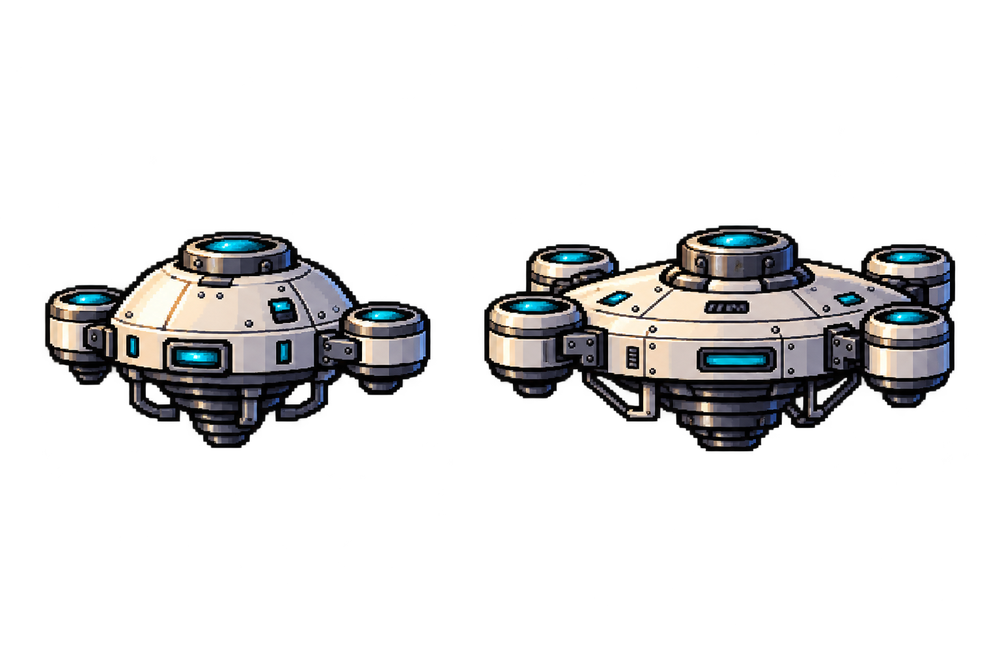
#> input picture art/raw/base_drone_parts_sheet.png, 1000 x 667 px, shrunk from 1536 x 1024 before the run
$ python key_snap_transport.py ../../art/raw/base_drone_parts_sheet.png out.png
#> lines starting #> are read from the running program, lines starting #| are printed output that depends on the picture; after the words box and inside, x2 and y2 are one past the last pixel; in counts of white or black regions, pixels touching at a corner belong together
#!/usr/bin/env python3
"""Транспортная конверсия хромакей-исходника: фон ChatGPT около #FF00FF с шумом -> ровно #FF00FF.

Решение владельца 2026-11-07: ключ с допуском принят. Скрипт трогает только пиксели фона,
связанные с границей кадра (flood по близости к ключу); пиксели объекта не меняются.
Неизменённый оригинал остаётся в Drive; SHA-256 оригинала и результата печатаются и записываются
в брифе. Это конверсия транспорта (SOURCE_ALPHA_TRANSPORT.md п.7), а не ремонт геометрии.

python key_snap_transport.py <original.png> <out.png> [--tol 90]
"""
import argparse
import hashlib
import json
from pathlib import Path

import numpy as np
from PIL import Image
from scipy import ndimage

KEY = (255, 0, 255)


def sha(p):
    return hashlib.sha256(Path(p).read_bytes()).hexdigest()


def main():
    ap = argparse.ArgumentParser()
    ap.add_argument('src')
    ap.add_argument('dst')
    ap.add_argument('--tol', type=float, default=90.0, help='допуск по евклидову расстоянию до ближайшего типичного фона')
    a = ap.parse_args()
    im = np.array(Image.open(a.src).convert('RGB')).astype(int)
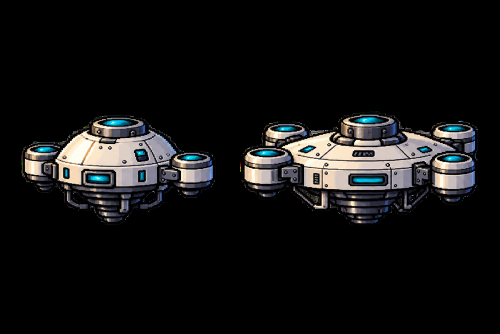
#> im: shape (667, 1000, 3) int64 (shown at 1/2 size); mean R, G, B 19.8, 19.6, 19.6
    border = np.concatenate([im[0], im[-1], im[:, 0], im[:, -1]])
    ref = np.median(border, axis=0)
#> ref = [0, 0, 0]
    d = np.sqrt(((im - ref) ** 2).sum(axis=2))
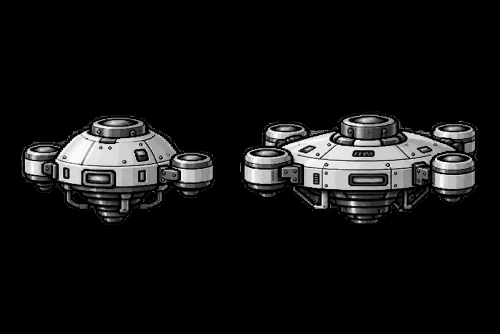
#> d: shape (667, 1000) float64 (shown at 1/2 size); min 0, max 441.7, mean 34.5; drawn with min black and max white
    bg = d <= a.tol
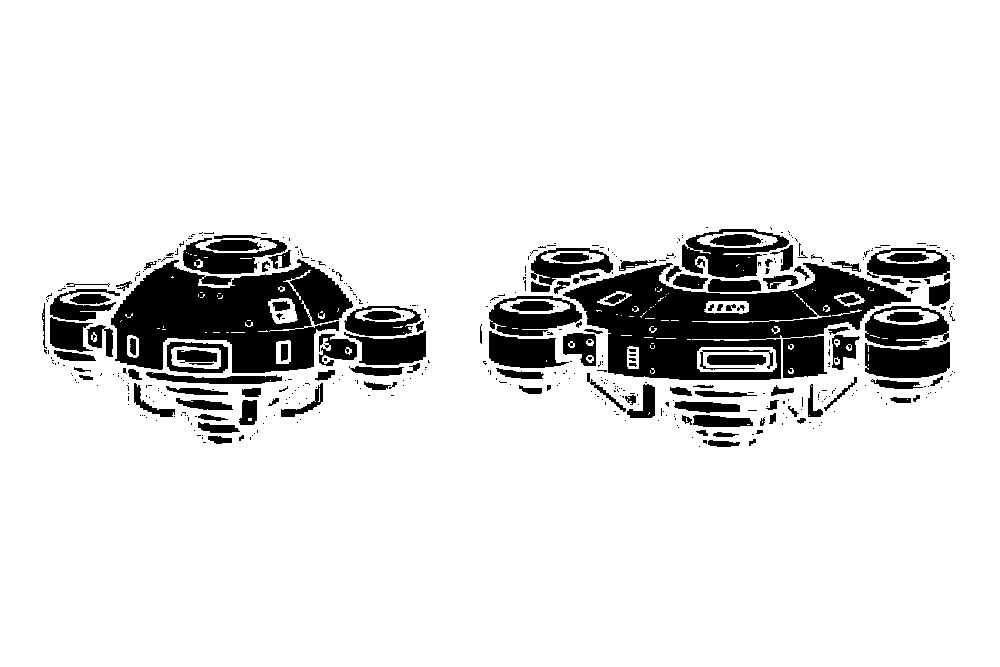
#> bg: shape (667, 1000) bool; 88.2% white; 467 black regions (346 under 20 px), largest, box (x1, y1, x2, y2) and area: (563, 263, 911, 380) 20231, (111, 259, 353, 373) 16448, (682, 229, 789, 278) 2457
    lab, _ = ndimage.label(bg)
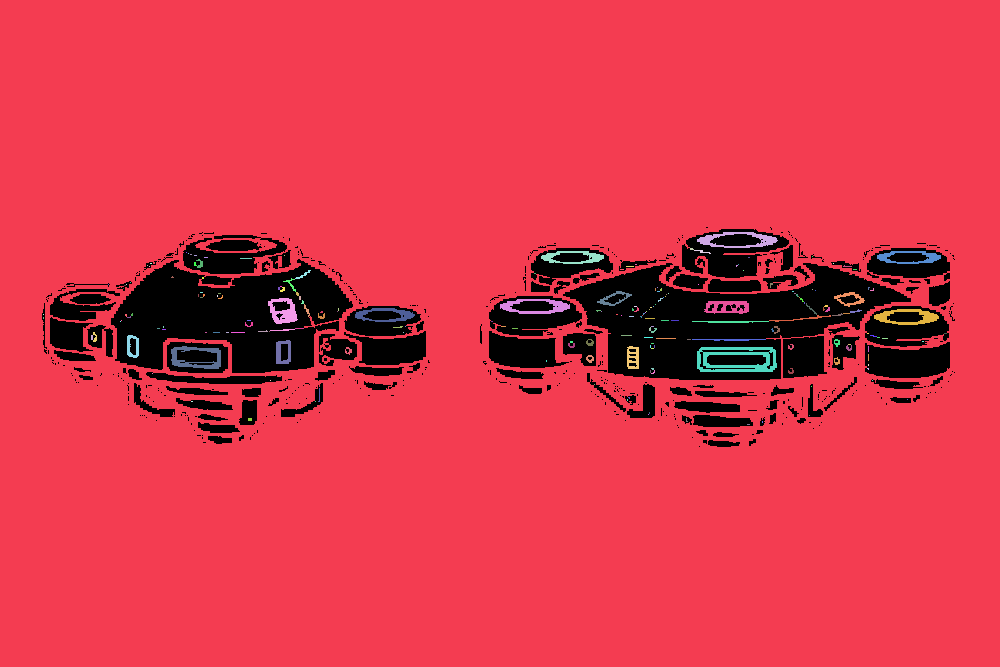
#> lab: shape (667, 1000) int32; 205 distinct labels, from 0 to 204; one colour per label, 0 black
    ids = set(np.unique(np.concatenate([lab[0], lab[-1], lab[:, 0], lab[:, -1]]))) - {0}
#> ids = 1 item
    mask = np.isin(lab, list(ids))
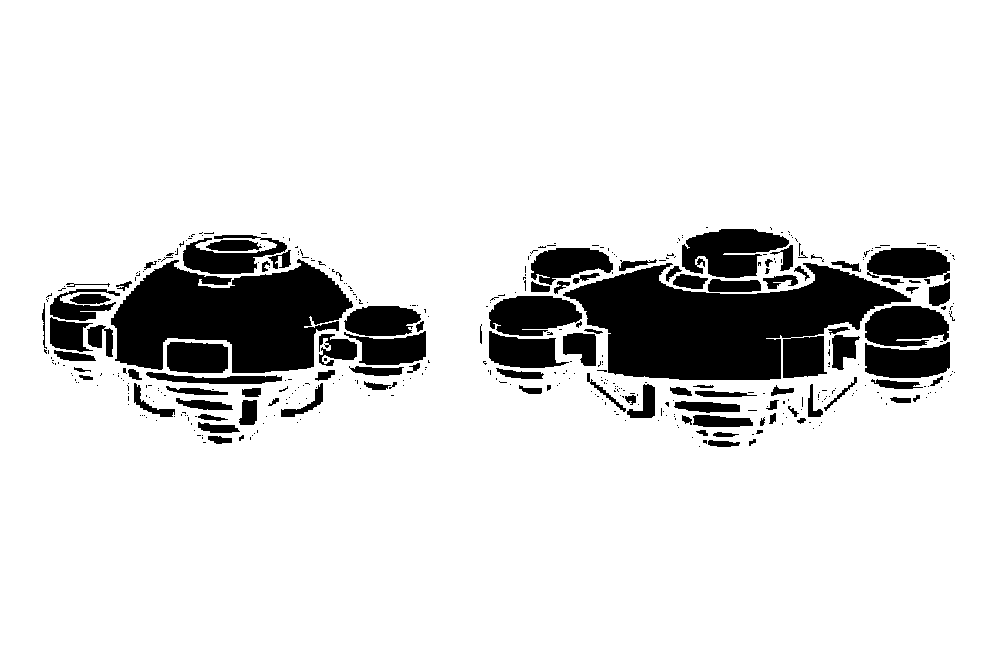
#> mask: shape (667, 1000) bool; 87.1% white; 434 black regions (334 under 20 px), largest, box (x1, y1, x2, y2) and area: (563, 263, 911, 380) 24229, (111, 259, 353, 373) 17990, (682, 229, 789, 278) 3484
    out = im.copy()
    out[mask] = KEY
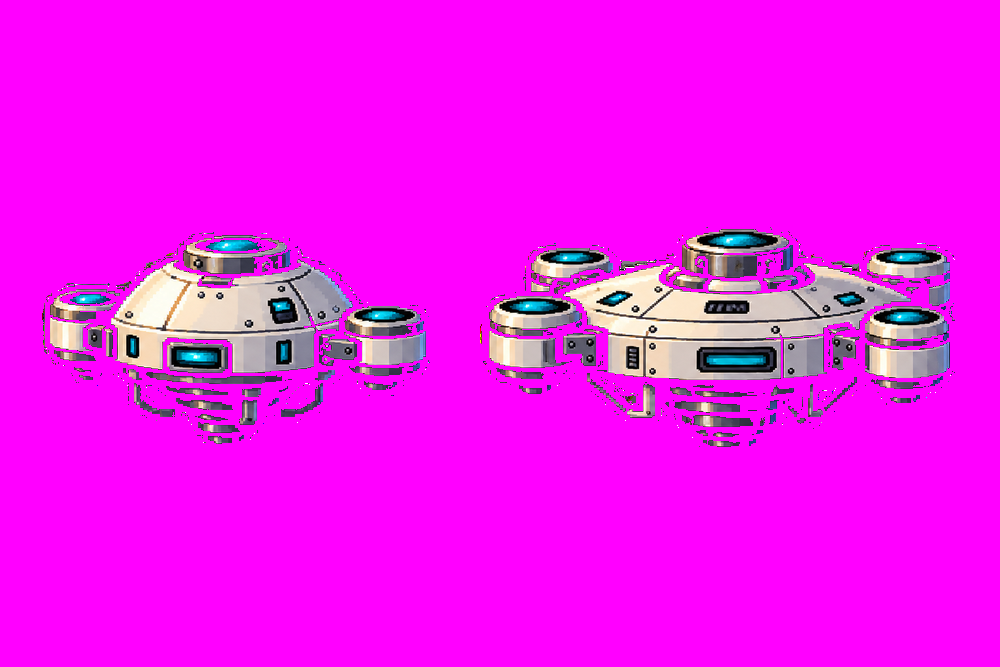
#> out: shape (667, 1000, 3) int64; mean R, G, B 241.1, 18.8, 240.9
    Image.fromarray(out.astype(np.uint8), 'RGB').save(a.dst)
    print(json.dumps({'src': a.src, 'src_sha256': sha(a.src), 'dst': a.dst, 'dst_sha256': sha(a.dst),
                      'background_ref_rgb': [int(v) for v in ref], 'tol': a.tol,
                      'snapped_pixels': int(mask.sum()),
                      'object_pixels_changed': int((((out != im).any(axis=2)) & ~mask).sum())}))
#> (printed output is left out)


if __name__ == '__main__':
    main()

$ run again, on art/raw/high_aircraft_sheet.png
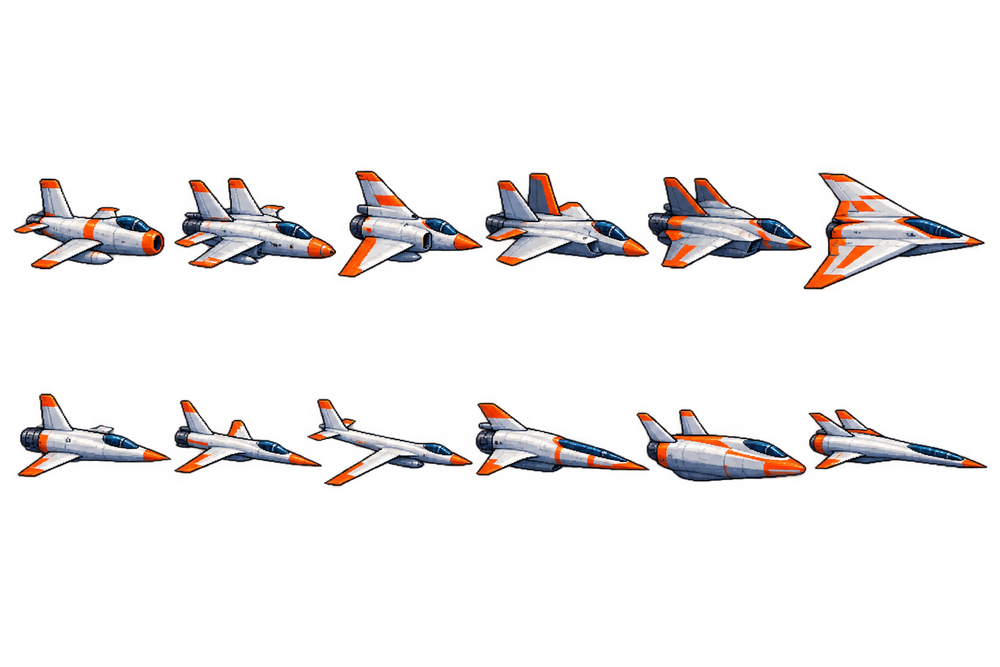
#> input picture art/raw/high_aircraft_sheet.png, 1000 x 667 px, shrunk from 1536 x 1024 before the run
#> ref = [0, 0, 0]
#> bg: shape (667, 1000) bool; 87.4% white; 267 black regions (222 under 20 px), largest, box (x1, y1, x2, y2) and area: (12, 166, 982, 288) 45898, (633, 406, 983, 481) 11369, (303, 396, 645, 485) 11188
#> in main, `lab, _ = ndimage.label(bg)`:
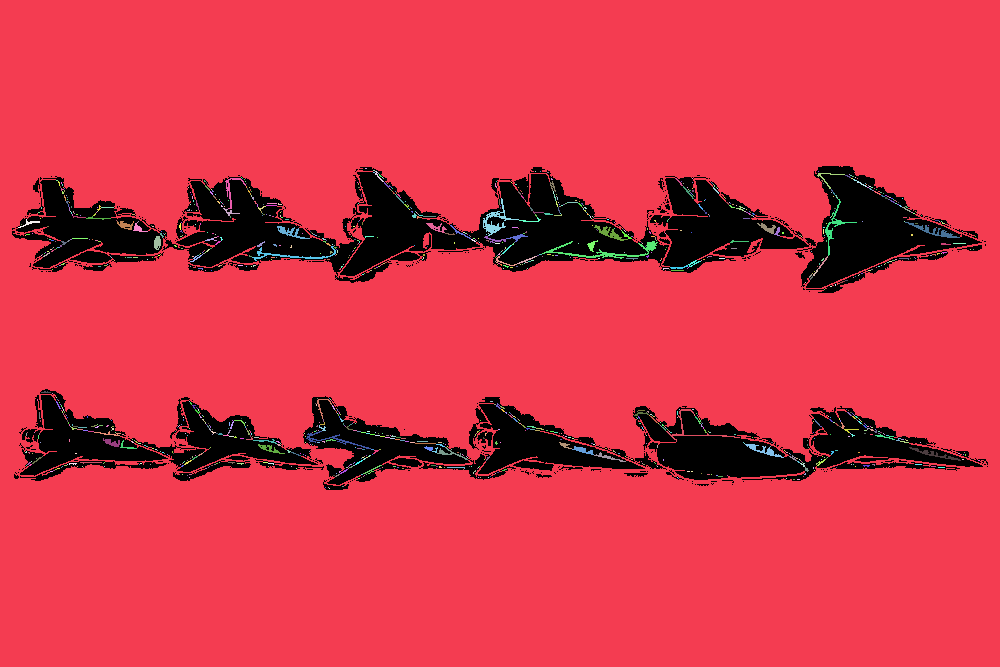
#> lab: shape (667, 1000) int32; 1304 distinct labels, from 0 to 1303; one colour per label, 0 black
#> ids = 1 item
#> mask: shape (667, 1000) bool; 86.3% white; 248 black regions (203 under 20 px), largest, box (x1, y1, x2, y2) and area: (12, 166, 982, 288) 50388, (633, 406, 983, 481) 12354, (303, 396, 645, 485) 12353
#> in main, `out[mask] = KEY`:
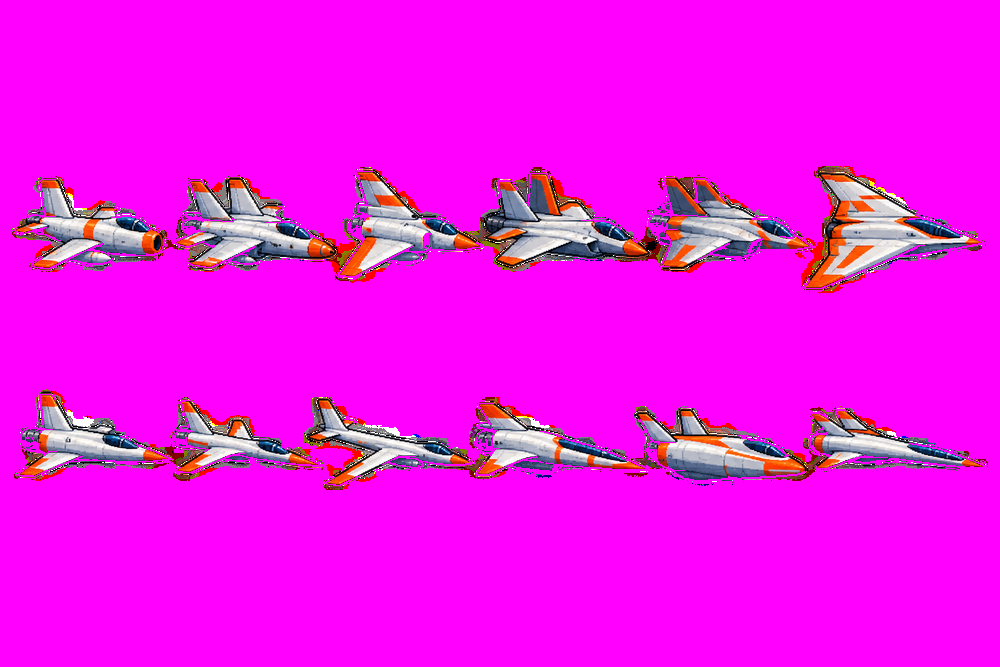
#> out: shape (667, 1000, 3) int64; mean R, G, B 241.3, 16.9, 236.4
#> (printed output is left out)
